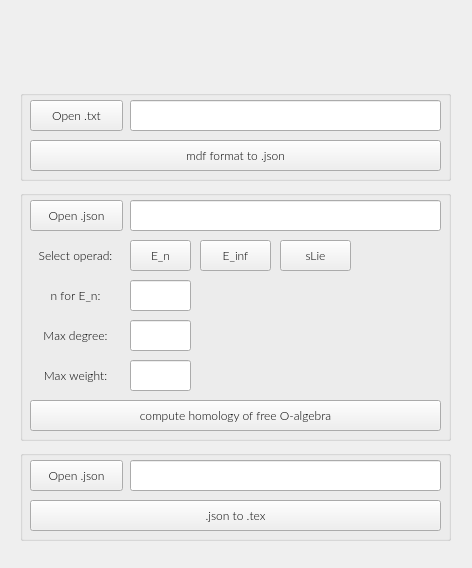
<?xml version="1.0" encoding="UTF-8"?>
<ui version="4.0">
 <class>Form</class>
 <widget class="QWidget" name="Form">
  <property name="geometry">
   <rect>
    <x>0</x>
    <y>0</y>
    <width>472</width>
    <height>568</height>
   </rect>
  </property>
  <property name="font">
   <font>
    <family>Lato Light</family>
   </font>
  </property>
  <property name="windowTitle">
   <string>Form</string>
  </property>
  <widget class="QWidget" name="horizontalLayoutWidget">
   <property name="geometry">
    <rect>
     <x>0</x>
     <y>20</y>
     <width>471</width>
     <height>62</height>
    </rect>
   </property>
   <layout class="QHBoxLayout" name="horizontalLayout">
    <item>
     <widget class="QLabel" name="label">
      <property name="maximumSize">
       <size>
        <width>330</width>
        <height>60</height>
       </size>
      </property>
      <property name="text">
       <string/>
      </property>
      <property name="pixmap">
       <pixmap>ui_images/appname.png</pixmap>
      </property>
      <property name="scaledContents">
       <bool>true</bool>
      </property>
     </widget>
    </item>
   </layout>
  </widget>
  <widget class="QGroupBox" name="groupBox">
   <property name="enabled">
    <bool>true</bool>
   </property>
   <property name="geometry">
    <rect>
     <x>20</x>
     <y>90</y>
     <width>431</width>
     <height>91</height>
    </rect>
   </property>
   <property name="title">
    <string/>
   </property>
   <widget class="QPushButton" name="txt_file_btn">
    <property name="enabled">
     <bool>true</bool>
    </property>
    <property name="geometry">
     <rect>
      <x>10</x>
      <y>10</y>
      <width>93</width>
      <height>31</height>
     </rect>
    </property>
    <property name="font">
     <font>
      <family>Lato Light</family>
     </font>
    </property>
    <property name="text">
     <string>Open .txt</string>
    </property>
   </widget>
   <widget class="QLineEdit" name="txt_file_le">
    <property name="enabled">
     <bool>true</bool>
    </property>
    <property name="geometry">
     <rect>
      <x>110</x>
      <y>10</y>
      <width>311</width>
      <height>31</height>
     </rect>
    </property>
    <property name="font">
     <font>
      <family>Lato Light</family>
     </font>
    </property>
    <property name="echoMode">
     <enum>QLineEdit::Normal</enum>
    </property>
    <property name="alignment">
     <set>Qt::AlignCenter</set>
    </property>
    <property name="readOnly">
     <bool>true</bool>
    </property>
    <property name="clearButtonEnabled">
     <bool>false</bool>
    </property>
   </widget>
   <widget class="QPushButton" name="txt_to_json_btn">
    <property name="geometry">
     <rect>
      <x>10</x>
      <y>50</y>
      <width>411</width>
      <height>31</height>
     </rect>
    </property>
    <property name="font">
     <font>
      <family>Lato Light</family>
      <kerning>true</kerning>
     </font>
    </property>
    <property name="text">
     <string>mdf format to .json</string>
    </property>
   </widget>
  </widget>
  <widget class="QGroupBox" name="groupBox_2">
   <property name="geometry">
    <rect>
     <x>20</x>
     <y>190</y>
     <width>431</width>
     <height>251</height>
    </rect>
   </property>
   <property name="title">
    <string/>
   </property>
   <widget class="QLabel" name="sideTextureLbl_4">
    <property name="geometry">
     <rect>
      <x>10</x>
      <y>90</y>
      <width>91</width>
      <height>31</height>
     </rect>
    </property>
    <property name="font">
     <font>
      <family>Lato Light</family>
      <kerning>false</kerning>
     </font>
    </property>
    <property name="text">
     <string>n for E_n:</string>
    </property>
    <property name="alignment">
     <set>Qt::AlignCenter</set>
    </property>
   </widget>
   <widget class="QLabel" name="sideTextureLbl_3">
    <property name="geometry">
     <rect>
      <x>10</x>
      <y>50</y>
      <width>91</width>
      <height>31</height>
     </rect>
    </property>
    <property name="font">
     <font>
      <family>Lato Light</family>
      <kerning>false</kerning>
     </font>
    </property>
    <property name="text">
     <string>Select operad:</string>
    </property>
    <property name="alignment">
     <set>Qt::AlignCenter</set>
    </property>
   </widget>
   <widget class="QLabel" name="sideTextureLbl">
    <property name="geometry">
     <rect>
      <x>10</x>
      <y>170</y>
      <width>91</width>
      <height>31</height>
     </rect>
    </property>
    <property name="font">
     <font>
      <family>Lato Light</family>
      <kerning>false</kerning>
     </font>
    </property>
    <property name="text">
     <string>Max weight:</string>
    </property>
    <property name="alignment">
     <set>Qt::AlignCenter</set>
    </property>
   </widget>
   <widget class="QLabel" name="sideTextureLbl_2">
    <property name="geometry">
     <rect>
      <x>10</x>
      <y>130</y>
      <width>91</width>
      <height>31</height>
     </rect>
    </property>
    <property name="font">
     <font>
      <family>Lato Light</family>
      <kerning>false</kerning>
     </font>
    </property>
    <property name="text">
     <string>Max degree:</string>
    </property>
    <property name="alignment">
     <set>Qt::AlignCenter</set>
    </property>
   </widget>
   <widget class="QLineEdit" name="max_dim_le">
    <property name="geometry">
     <rect>
      <x>110</x>
      <y>130</y>
      <width>61</width>
      <height>31</height>
     </rect>
    </property>
    <property name="font">
     <font>
      <family>Lato Light</family>
      <kerning>true</kerning>
     </font>
    </property>
    <property name="alignment">
     <set>Qt::AlignCenter</set>
    </property>
   </widget>
   <widget class="QLineEdit" name="max_weight_le">
    <property name="geometry">
     <rect>
      <x>110</x>
      <y>170</y>
      <width>61</width>
      <height>31</height>
     </rect>
    </property>
    <property name="font">
     <font>
      <family>Lato Light</family>
      <kerning>true</kerning>
     </font>
    </property>
    <property name="alignment">
     <set>Qt::AlignCenter</set>
    </property>
   </widget>
   <widget class="QPushButton" name="E_n_btn">
    <property name="geometry">
     <rect>
      <x>110</x>
      <y>50</y>
      <width>61</width>
      <height>31</height>
     </rect>
    </property>
    <property name="font">
     <font>
      <family>Lato Light</family>
      <kerning>true</kerning>
     </font>
    </property>
    <property name="text">
     <string>E_n</string>
    </property>
   </widget>
   <widget class="QPushButton" name="E_inf_btn">
    <property name="geometry">
     <rect>
      <x>180</x>
      <y>50</y>
      <width>71</width>
      <height>31</height>
     </rect>
    </property>
    <property name="font">
     <font>
      <family>Lato Light</family>
      <kerning>true</kerning>
     </font>
    </property>
    <property name="text">
     <string>E_inf</string>
    </property>
   </widget>
   <widget class="QPushButton" name="sLie_btn">
    <property name="geometry">
     <rect>
      <x>260</x>
      <y>50</y>
      <width>71</width>
      <height>31</height>
     </rect>
    </property>
    <property name="font">
     <font>
      <family>Lato Light</family>
      <kerning>true</kerning>
     </font>
    </property>
    <property name="text">
     <string>sLie</string>
    </property>
   </widget>
   <widget class="QLineEdit" name="n_le">
    <property name="geometry">
     <rect>
      <x>110</x>
      <y>90</y>
      <width>61</width>
      <height>31</height>
     </rect>
    </property>
    <property name="font">
     <font>
      <family>Lato Light</family>
      <kerning>true</kerning>
     </font>
    </property>
    <property name="alignment">
     <set>Qt::AlignCenter</set>
    </property>
   </widget>
   <widget class="QPushButton" name="compile_btn">
    <property name="geometry">
     <rect>
      <x>10</x>
      <y>210</y>
      <width>411</width>
      <height>31</height>
     </rect>
    </property>
    <property name="font">
     <font>
      <family>Lato Light</family>
      <kerning>true</kerning>
     </font>
    </property>
    <property name="text">
     <string>compute homology of free O-algebra</string>
    </property>
   </widget>
   <widget class="QPushButton" name="dl_file_btn">
    <property name="enabled">
     <bool>true</bool>
    </property>
    <property name="geometry">
     <rect>
      <x>10</x>
      <y>10</y>
      <width>93</width>
      <height>31</height>
     </rect>
    </property>
    <property name="font">
     <font>
      <family>Lato Light</family>
     </font>
    </property>
    <property name="text">
     <string>Open .json</string>
    </property>
   </widget>
   <widget class="QLineEdit" name="dl_file_le">
    <property name="enabled">
     <bool>true</bool>
    </property>
    <property name="geometry">
     <rect>
      <x>110</x>
      <y>10</y>
      <width>311</width>
      <height>31</height>
     </rect>
    </property>
    <property name="font">
     <font>
      <family>Lato Light</family>
     </font>
    </property>
    <property name="text">
     <string/>
    </property>
    <property name="echoMode">
     <enum>QLineEdit::Normal</enum>
    </property>
    <property name="alignment">
     <set>Qt::AlignCenter</set>
    </property>
    <property name="readOnly">
     <bool>true</bool>
    </property>
    <property name="clearButtonEnabled">
     <bool>false</bool>
    </property>
   </widget>
  </widget>
  <widget class="QGroupBox" name="groupBox_3">
   <property name="enabled">
    <bool>true</bool>
   </property>
   <property name="geometry">
    <rect>
     <x>20</x>
     <y>450</y>
     <width>431</width>
     <height>91</height>
    </rect>
   </property>
   <property name="title">
    <string/>
   </property>
   <widget class="QPushButton" name="json_file_btn">
    <property name="enabled">
     <bool>true</bool>
    </property>
    <property name="geometry">
     <rect>
      <x>10</x>
      <y>10</y>
      <width>93</width>
      <height>31</height>
     </rect>
    </property>
    <property name="font">
     <font>
      <family>Lato Light</family>
     </font>
    </property>
    <property name="text">
     <string>Open .json</string>
    </property>
   </widget>
   <widget class="QLineEdit" name="json_file_le">
    <property name="enabled">
     <bool>true</bool>
    </property>
    <property name="geometry">
     <rect>
      <x>110</x>
      <y>10</y>
      <width>311</width>
      <height>31</height>
     </rect>
    </property>
    <property name="font">
     <font>
      <family>Lato Light</family>
     </font>
    </property>
    <property name="echoMode">
     <enum>QLineEdit::Normal</enum>
    </property>
    <property name="alignment">
     <set>Qt::AlignCenter</set>
    </property>
    <property name="readOnly">
     <bool>true</bool>
    </property>
    <property name="clearButtonEnabled">
     <bool>false</bool>
    </property>
   </widget>
   <widget class="QPushButton" name="json_to_tex_btn">
    <property name="geometry">
     <rect>
      <x>10</x>
      <y>50</y>
      <width>411</width>
      <height>31</height>
     </rect>
    </property>
    <property name="font">
     <font>
      <family>Lato Light</family>
      <kerning>true</kerning>
     </font>
    </property>
    <property name="text">
     <string>.json to .tex</string>
    </property>
   </widget>
  </widget>
 </widget>
 <resources/>
 <connections/>
</ui>
